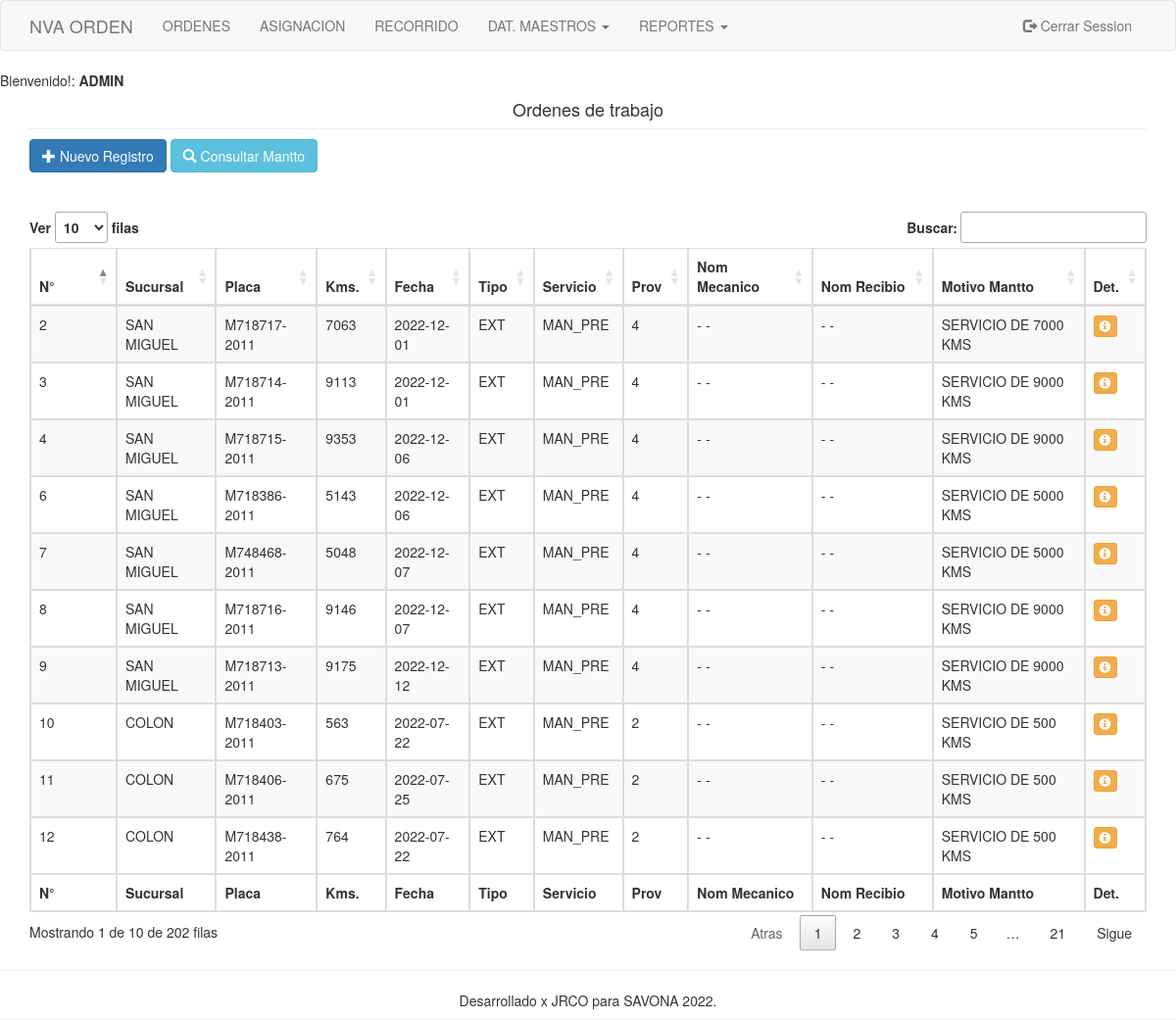
The app's page /ordenes.php (signed in) with its own data.
### tables this page shows
CREATE TABLE `orden_rep` (
  `ord_num` int(11) NOT NULL,
  `ord_tipo` char(10) NOT NULL,
  `ord_fecha` char(10) NOT NULL,
  `ord_placa` char(12) NOT NULL,
  `ord_km` int(10) NOT NULL,
  `ord_serv` char(50) NOT NULL,
  `ord_prov` int(11) NOT NULL,
  `ord_mecanico` char(50) NOT NULL,
  `ord_recibe` char(50) NOT NULL,
  `asn_id` int(11) NOT NULL,
  `lic_num` char(17) NOT NULL,
  `lic_motorista` char(100) NOT NULL,
  `ord_obsv` int(11) NOT NULL
);

CREATE TABLE `sucursal` (
  `suc_id` int(3) NOT NULL,
  `suc_nombre` char(30) NOT NULL
);

CREATE TABLE `servicio` (
  `serv_id` int(11) NOT NULL,
  `serv_nombre` varchar(100) NOT NULL,
  `serv_detalle` varchar(500) NOT NULL
);

### ordenes.php (the view, shortened to what this page needs)
<?php
require('funcion.php');
include('menuBar.php');
if(isset($_SESSION['user'])){
echo "Bienvenido!:<b> ".$_SESSION['user']."</b>";
?>
<!DOCTYPE html>
<html>
<head>
	<link rel="stylesheet" type="text/css" href="bootstrap/css/bootstrap.min.css">
</head>
<body>
<div class="container">
	<h4 class="page-header text-center">Ordenes de trabajo</h4>
	<div class="row">
		<div class="col-sm-12 col-sm-offset-0">
			<a href="./mantenimiento.php" class="btn btn-primary" data-toggle="modal"><span class="glyphicon glyphicon-plus"></span> Nuevo Registro</a>
			<a href="./consulta.php" class="btn btn-info" data-toggle="modal"><span class="glyphicon glyphicon-search"></span> Consultar Mantto</a>
<div>
<br><br>
<table id="example" class="table table-bordered table-striped table-hover table-dark" style="margin-top:20px;">
	<thead>
				<tr>
					<th scope="col"> N°</th>
					<th scope="col" class="filter-select filter-exact" data-placeholder="Filtrar"> Sucursal </th>
					<th scope="col"> Placa </th>
					<th scope="col"> Kms. </th>
					<th scope="col"> Fecha </th>
					<th scope="col" class="filter-select filter-exact" data-placeholder="Filtrar"> Tipo </th>
					<th scope="col" class="filter-select filter-exact" data-placeholder="Filtrar"> Servicio </th>
					<th scope="col" class="filter-select filter-exact" data-placeholder="Filtrar"> Prov </th>
					<th scope="col" class="filter-select filter-exact" data-placeholder="Filtrar"> Nom Mecanico </th>
					<th scope="col" class="filter-select filter-exact" data-placeholder="Filtrar"> Nom Recibio </th>
					<th scope="col"> Motivo Mantto </th>
					<th scope="col"> Det. </th>
				</tr>
	</thead>
	<tfoot>
				<tr>
					<th scope="col"> N°</th>
					<th scope="col"> Sucursal </th>
					<th scope="col"> Placa </th>
					<th scope="col"> Kms. </th>
					<th scope="col"> Fecha </th>
					<th scope="col"> Tipo </th>
					<th scope="col"> Servicio </th>
					<th scope="col"> Prov </th>
					<th scope="col"> Nom Mecanico </th>
					<th scope="col"> Nom Recibio </th>
					<th scope="col"> Motivo Mantto </th>
					<th scope="col"> Det. </th>
				</tr>
	</tfoot>
	<tbody>
		<?php
			$database = new Connection();
			$db = $database->open();
			try{
				$sql = 'SELECT * FROM orden_rep O
				INNER JOIN asignacion A
				ON ord_placa=tc_num_placa
				INNER JOIN sucursal S
				ON S.suc_id=A.suc_id
				INNER JOIN servicio E
				ON E.serv_id=O.ord_obsv
				ORDER BY ord_fecha DESC';
				foreach ($db->query($sql) as $row) {
					?>
					<tr>
							<td> <?php echo $row['ord_num']; ?> </td>
							<td> <?php echo $row['suc_nombre']; ?> </td>
							<td> <?php echo $row['ord_placa']; ?> </td>
							<td> <?php echo $row['ord_km']; ?> </td>
							<td> <?php echo $row['ord_fecha']; ?> </td>
							<td> <?php echo $row['ord_tipo']; ?> </td>
							<td> <?php echo $row['ord_serv']; ?> </td>
							<td> <?php echo $row['ord_prov']; ?> </td>
							<td> <?php echo $row['ord_mecanico']; ?> </td>
							<td> <?php echo $row['ord_recibe']; ?> </td>
							<td> <?php echo $row['serv_nombre']; ?> </td>
						<td>
						<?php $ord=$row['ord_num']; $tip=$row['ord_tipo']; ?>
							<a href="detalle.php?ord=<?php echo $ord; ?>&tip=<?php echo $tip; ?>" class="btn btn-warning btn-xs" ><span class="glyphicon glyphicon-info-sign" title="Detalle"></span> </a>
						</td>
					</tr>
					<?php
				}
			}
			catch(PDOException $e){
				echo "Hubo un problema en la conexión: " . $e->getMessage();
			}
		?>
				</tbody>
			</table>
		</div>
	</div>
	</div>
</div>
<footer class="page-header text-center">
<hr>
Desarrollado x JRCO para SAVONA 2022.
</footer>
<?php
}
else
{
	echo '<div class="text-center" style="position: relative;">';
	echo '<span style="font-size: 10rem; color: #E06666;" class="glyphicon glyphicon-remove-sign"></span>';
	echo '<p>Acceso denegado, vuleva a intentar</p>';
	echo '</div>';
}
?>
</body>
</html>

### records on screen
orden_rep: ord_num "9", sucursal.suc_nombre "SAN MIGUEL", ord_placa "M718713-2011", ord_km "9175", ord_fecha "2022-12-12", ord_tipo "EXT", ord_serv "MAN_PRE", ord_prov "4", ord_mecanico "- -", ord_recibe "- -", servicio.serv_nombre "SERVICIO DE 9000 KMS"
orden_rep: ord_num "7", sucursal.suc_nombre "SAN MIGUEL", ord_placa "M748468-2011", ord_km "5048", ord_fecha "2022-12-07", ord_tipo "EXT", ord_serv "MAN_PRE", ord_prov "4", ord_mecanico "- -", ord_recibe "- -", servicio.serv_nombre "SERVICIO DE 5000 KMS"
orden_rep: ord_num "8", sucursal.suc_nombre "SAN MIGUEL", ord_placa "M718716-2011", ord_km "9146", ord_fecha "2022-12-07", ord_tipo "EXT", ord_serv "MAN_PRE", ord_prov "4", ord_mecanico "- -", ord_recibe "- -", servicio.serv_nombre "SERVICIO DE 9000 KMS"
orden_rep: ord_num "4", sucursal.suc_nombre "SAN MIGUEL", ord_placa "M718715-2011", ord_km "9353", ord_fecha "2022-12-06", ord_tipo "EXT", ord_serv "MAN_PRE", ord_prov "4", ord_mecanico "- -", ord_recibe "- -", servicio.serv_nombre "SERVICIO DE 9000 KMS"
orden_rep: ord_num "6", sucursal.suc_nombre "SAN MIGUEL", ord_placa "M718386-2011", ord_km "5143", ord_fecha "2022-12-06", ord_tipo "EXT", ord_serv "MAN_PRE", ord_prov "4", ord_mecanico "- -", ord_recibe "- -", servicio.serv_nombre "SERVICIO DE 5000 KMS"
orden_rep: ord_num "2", sucursal.suc_nombre "SAN MIGUEL", ord_placa "M718717-2011", ord_km "7063", ord_fecha "2022-12-01", ord_tipo "EXT", ord_serv "MAN_PRE", ord_prov "4", ord_mecanico "- -", ord_recibe "- -", servicio.serv_nombre "SERVICIO DE 7000 KMS"
orden_rep: ord_num "3", sucursal.suc_nombre "SAN MIGUEL", ord_placa "M718714-2011", ord_km "9113", ord_fecha "2022-12-01", ord_tipo "EXT", ord_serv "MAN_PRE", ord_prov "4", ord_mecanico "- -", ord_recibe "- -", servicio.serv_nombre "SERVICIO DE 9000 KMS"
orden_rep: ord_num "11", sucursal.suc_nombre "COLON", ord_placa "M718406-2011", ord_km "675", ord_fecha "2022-07-25", ord_tipo "EXT", ord_serv "MAN_PRE", ord_prov "2", ord_mecanico "- -", ord_recibe "- -", servicio.serv_nombre "SERVICIO DE 500 KMS"
orden_rep: ord_num "10", sucursal.suc_nombre "COLON", ord_placa "M718403-2011", ord_km "563", ord_fecha "2022-07-22", ord_tipo "EXT", ord_serv "MAN_PRE", ord_prov "2", ord_mecanico "- -", ord_recibe "- -", servicio.serv_nombre "SERVICIO DE 500 KMS"
orden_rep: ord_num "12", sucursal.suc_nombre "COLON", ord_placa "M718438-2011", ord_km "764", ord_fecha "2022-07-22", ord_tipo "EXT", ord_serv "MAN_PRE", ord_prov "2", ord_mecanico "- -", ord_recibe "- -", servicio.serv_nombre "SERVICIO DE 500 KMS"

### other values on screen
$_SESSION['user'] "ADMIN"
